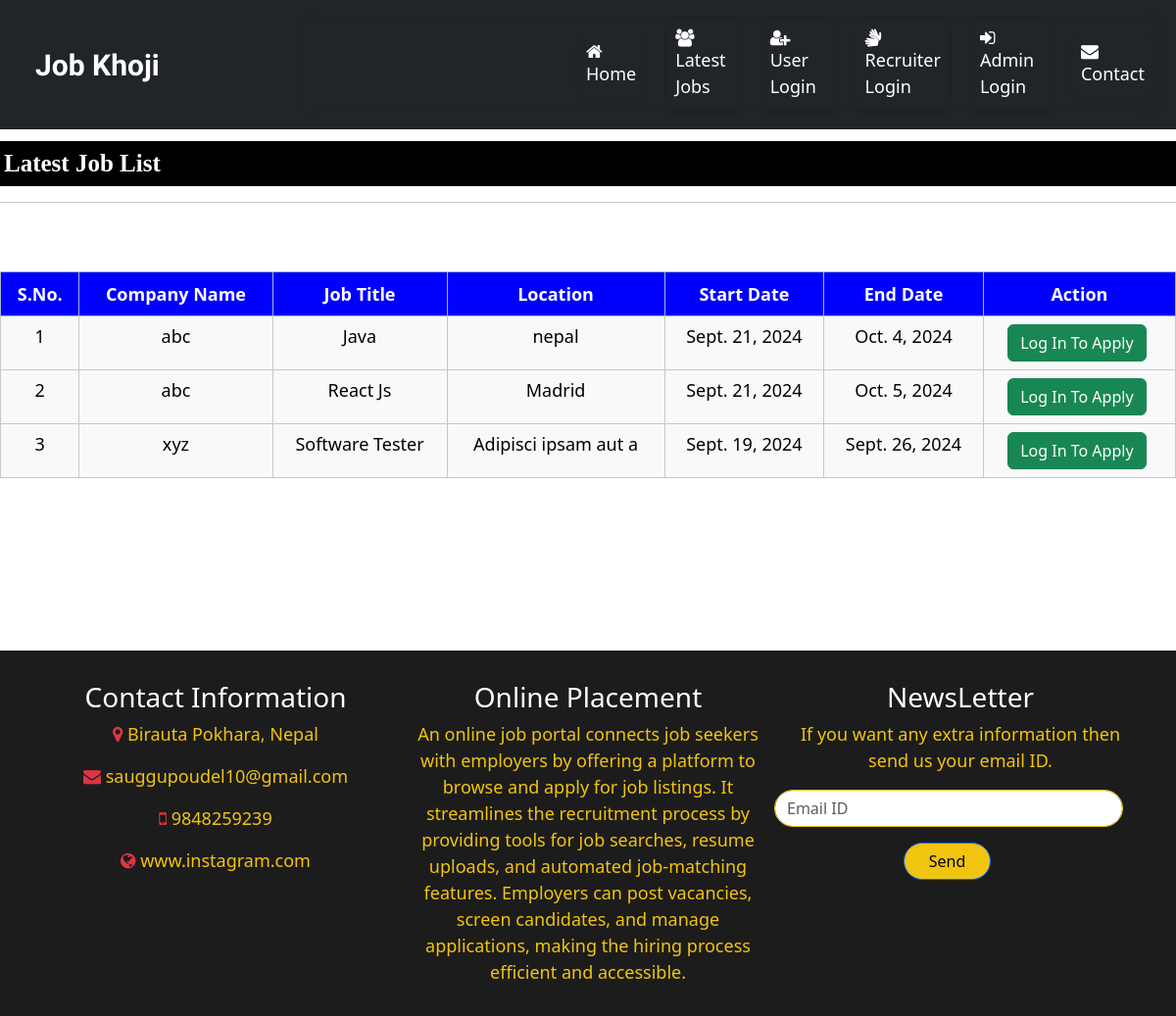
The page /latest_jobs on the database its author committed.
### job/models.py (models this page shows, shortened)
class Job(models.Model):
    recruiter = models.ForeignKey(Recruiter,on_delete=models.CASCADE)
    start_date = models.DateField()
    end_date = models.DateField()
    title = models.CharField(max_length=100)
    salary =  models.FloatField(max_length=20)
    image = models.FileField()
    description = models.CharField(max_length=300,)
    location = models.CharField(max_length=50,)
    experience = models.CharField(max_length=20)
    skills = models.CharField(max_length=20)
    creationdate = models.DateField()

class Recruiter(models.Model):
    user = models.ForeignKey(User,on_delete=models.CASCADE)
    mobile = models.CharField(max_length=15,null=True)
    image = models.FileField(null=True)
    gender = models.CharField(max_length=10,null=True)
    company =  models.CharField(max_length=100,null=True)
    type = models.CharField(max_length=15,null=True)
    status = models.CharField(max_length=20,null=True)

### job/views.py (the view)
# urls.py: path('latest_jobs', latest_jobs , name="latest_jobs"),
def latest_jobs(request):
    job = Job.objects.all().order_by('-start_date')
    d = {'job':job}
    return render(request,'latest_jobs.html',d)

### job/templates/latest_jobs.html (shortened to what this page needs)
{% load static %} {% block body %} {% include 'navigation.html' %}
<marquee class="latest-job-marquee"> Latest Job List </marquee>
<hr />
<table class="table table-hover table-bordered" id="example">
  <thead>
    <tr class="table-primary">
      <th>S.No.</th>
      <th>Company Name</th>
      <th>Job Title</th>
      <th>Location</th>
      <th>Start Date</th>
      <th>End Date</th>
      <th>Action</th>
    </tr>
  </thead>
  <tbody>
    {% for i in job %}
    <tr class="table-light">
      <td>{{ forloop.counter }}</td>
      <td>{{ i.recruiter.company }}</td>
      <td>{{ i.title }}</td>
      <td>{{ i.location }}</td>
      <td>{{ i.start_date }}</td>
      <td>{{ i.end_date }}</td>
      <td>
        <a href="{% url 'user_login' %}" class="btn btn-success"
          >Log In To Apply</a
        >
      </td>
    </tr>
    {% endfor %}
  </tbody>
</table>
{% include 'footer.html' %} {% endblock %}

### job/templates/latest_jobs.html (style rules this page uses)
#example { width: 100%; font-size: 18px; margin: 70px auto 22vh auto; }
#example th, td { text-align: center; cursor: pointer; padding: 10px; }
#example th { background-color: blue; color: white; }
.latest-job-marquee { font-family: 'Monotype Corsiva'; font-size: 25px; color: white; background-color: black; font-weight: bold; margin-top: 1%; padding: 4px; }
.table { margin-top: 20px; background-color: #fff; }
.table-primary { background-color: #007bff; color: white; }
.table-light { background-color: #f8f9fa; }
.btn { margin-right: 5px; }

### rows shown on the page
Job: recruiter.company "abc", title "Java", location "nepal", start_date "Sept. 21, 2024", end_date "Oct. 4, 2024"
Job: recruiter.company "abc", title "React Js", location "Madrid", start_date "Sept. 21, 2024", end_date "Oct. 5, 2024"
Job: recruiter.company "xyz", title "Software Tester", location "Adipisci ipsam aut a", start_date "Sept. 19, 2024", end_date "Sept. 26, 2024"
